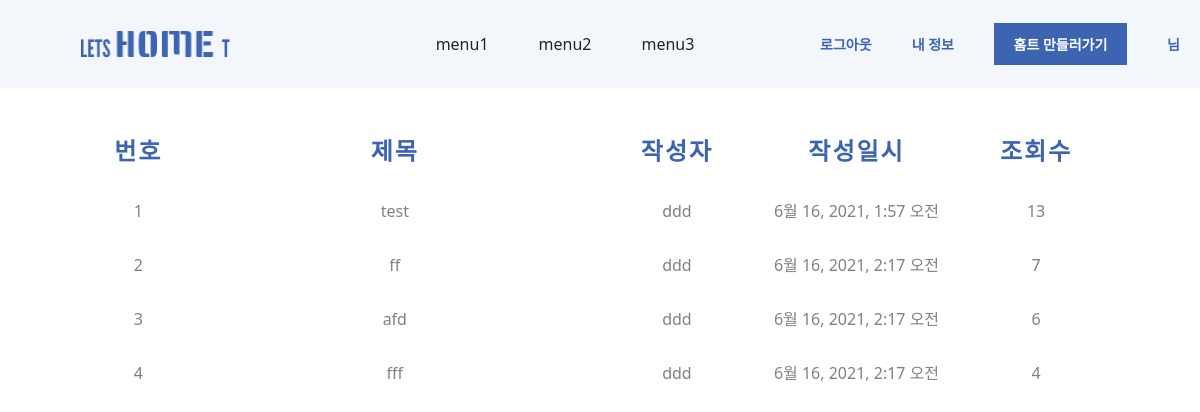
The page /postlist/ (signed in) on the database as committed earlier.
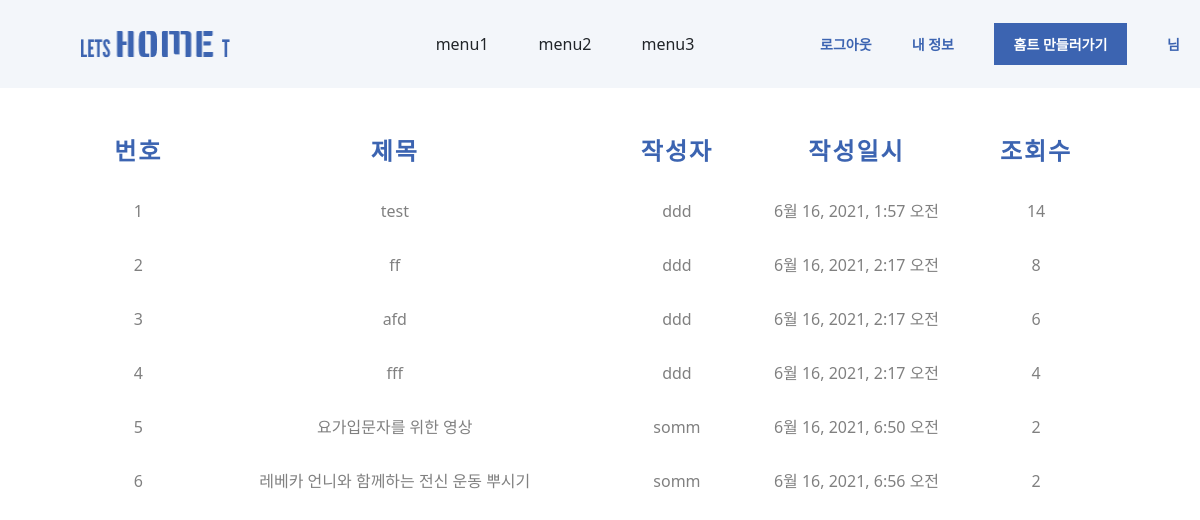
The same page on the database as committed later.
### letshometApp/models.py (models this page shows, shortened)
class Recommend_Post(models.Model):
    post_num = models.IntegerField(primary_key = True,auto_created=True, null=False)
    title = models.CharField(max_length = 30)
    context = models.TextField()
    created_date = models.DateTimeField(auto_now_add=True)
    author = models.CharField(max_length = 30,null=True)
    like_num = models.IntegerField(default=0)
    hit_num = models.PositiveIntegerField(default=0)
    post_url1 = models.CharField(max_length=500, null=True)## change imageField --> url
    post_url2 = models.CharField(max_length=500, null=True)## change imageField --> url
    post_url3 = models.CharField(max_length=500, null=True)## change imageField --> url

### letshometApp/views.py (the view)
# urls.py: path('postlist/', postlist, name='postlist'),
def postlist(request):
    posts = Recommend_Post.objects.all()
    return render(request, 'postlist.html', {'posts':posts})

### letshometApp/templates/postlist.html (shortened to what this page needs)
{% extends 'base.html' %} {%block content%}
<head>
  {% load static %} {% block extrahead %}
  <link rel="stylesheet" href='{% static "css/postlist.css" %}' />
  <link
    href="https://cdn.jsdelivr.net/npm/bootstrap@5.0.1/dist/css/bootstrap.min.css"
    rel="stylesheet"
  />
  {% endblock %}
</head>
<body>
  <div class="main_wrap">
    <div class="main">
      <div class="main_list">
          <table class="list_table">
            <thead>
              <tr class="table_head">
                <th scope="col">번호</th>
                <th scope="col">제목</th>
                <th scope="col">작성자</th>
                <th scope="col">작성일시</th>
                <th scope="col">조회수</th>
              </tr>
            </thead>
            <tbody>
              {% for post in posts %}
              <tr class="table_body">
                <td scope="row">{{forloop.counter}}</td>
                <td>
                  <a href="{% url 'detail' post.post_num %}">{{post.title}}</a>
                </td>
                <td>{{post.author}}</td>
                <td>{{post.created_date}}</td>
                <td>{{post.hit_num}}</td>
              </tr>
              {% endfor %}
            </tbody>
          </table>
      </div>
</body>
{% endblock%}

### projectLetshomet/templates/base.html (shortened to what this page needs)
{% load static %}
<!DOCTYPE html>
<html lang="en">
  <head>
    {% block extrahead %} {% endblock %}
    <link rel="stylesheet" href='{% static "css/reset.css" %}' />
    <link rel="stylesheet" href='{% static "css/base.css" %}' />
  </head>
  <body>
    <div class="baseWrapper">
      <div class="header">
        <div class="headerItem">
          <a href="{% url 'home' %}">
            <img class="logo" src="../static/img/logo.png" alt="" />
          </a>
        </div>
        <div class="headerItem menu">
          <span class="menu">menu1</span>
          <span class="menu">menu2</span>
          <span class="menu">menu3</span>
        </div>
        <div class="headerItem profile">
           {% if user.is_authenticated %}
          <a href="{% url 'logout' %}">
            <span class="profileBtn">로그아웃</span>
          </a>
          {%endif%}  {% if user.is_authenticated %}
          <a href="{% url 'mypage' %}?search=true&writer={{user.nickname}}">
            <span class="profileBtn">내 정보</span>
          </a>
          {%endif%}
          <a href="{% url 'making'%}">
            <div class="makeHometBtn">홈트 만들러가기</div>
          </a>
          {% if user.is_authenticated %}
          <div class="profileImg">
            <span>{{user.nickname}}님</span>
          </div>
          {% endif %}
        </div>
      </div>
      {%block content%} {% endblock%}
    </div>
  </body>
</html>

### letshometApp/static/css/postlist.css (style rules this page uses)
.main { display:flex; flex-direction:column; align-items: center; width:100%; height: auto; }
.main_list { display: flex; flex-direction: column; align-items: center; width: 100%; height:auto; padding:30px; }
.list_table { width:90%; height:auto; table-layout:fixed; border-collapse: collapse; }
.table_head th { text-align: center; font-size:24px; font-weight:700; color: #3c64b1; }
th, td { text-align: center; padding:15px; }
th { letter-spacing: 2px; }
thead th:nth-child(1) { width:10%; }
thead th:nth-child(2) { width:40%; }
tbody { color:gray; }
tbody a:link { color:gray; }
tbody a { text-decoration-line:none; }
thead th:nth-child(3) { width:15%; }
thead th:nth-child(4) { width:20%; }
thead th:nth-child(5) { width:15%; }

### letshometApp/static/css/base.css (style rules this page uses)
.profile a { text-decoration: none; }
.baseWrapper { width: 100%; height: auto; }
.header { width: 100%; height: 88px; background-color: #f3f6fa; display: flex; justify-content: space-between; }
.headerItem { display: flex; align-items: center; justify-content: center; }
.menu { margin-left: 50px; width: 200px; }
.headerItem .logo { margin-left: 80px; width: 150px; display: block; }
.profile { width: 400px; display: flex; justify-content: space-around; align-items: center; display: flex; }
.profile span { color: #3c64b1; font-size: 14px; font-weight: 600; }
.makeHometBtn { width: 133px; height: 42px; color: #fff; font-size: 14px; font-weight: 600; background-color: #3c64b1; display: flex; align-items: center; justify-content: center; }

Rows that differ between the two databases and show on the page:
changed Recommend_Post "test": hit_num "13" → "14"
changed Recommend_Post "ff": hit_num "7" → "8"
added Recommend_Post: title "요가입문자를 위한 영상", author "somm", created_date "6월 16, 2021, 6:50 오전", hit_num "2"
added Recommend_Post: title "레베카 언니와 함께하는 전신 운동 뿌시기", author "somm", created_date "6월 16, 2021, 6:56 오전", hit_num "2"
